Frame 1 (no input): blank canvas, image omitted
Frame 60 (the mouse pressed at the canvas centre just before this capture): blank canvas, image omitted
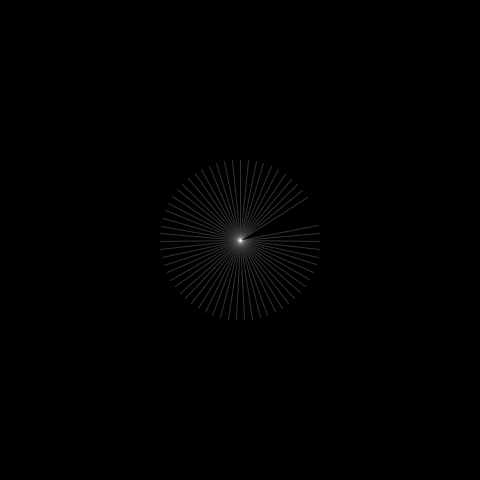
Frame 120 (the mouse held since frame 60 and released just before this capture)

The Processing sketch whose frames 1 and 60 were blank and that drew this single picture after the mouse press (run headless with seeded random() and noise(); from frame 60 on, the mouse is pressed at the canvas centre):

// Processing sketch: processing_143948
// ── processing_143948.pde

void setup()
{
  size( 480,480 );
  background( 0 );

  stroke( 255,50 );
} 
 
void draw()
{ 
  if (mousePressed) {
    translate(mouseX,mouseY);
    rotate(frameCount/10.0);
    line(0,0, 80,0);
  }
}

void keyReleased() 
{
  if (key=='c' || key=='C') {
    background(0);
  }
}  
